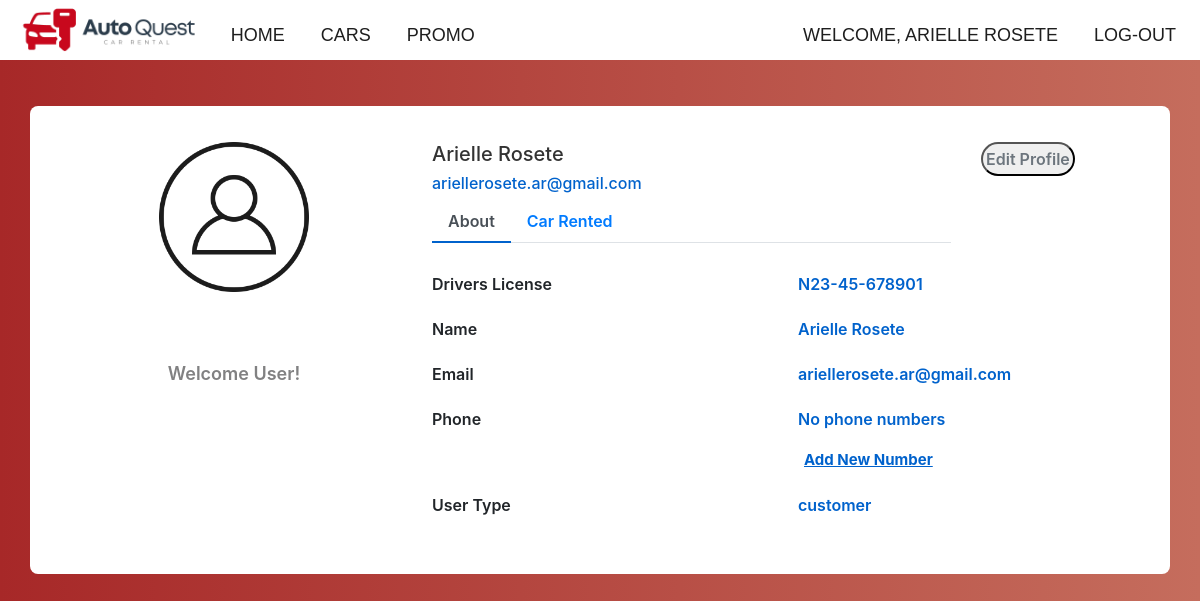
The app's page /User/N23-45-678901 (signed in) with its own data.
### static/entities.py (models this page shows, shortened)
class User(db.Model,UserMixin):
    __tablename__ = 'user'
    driverLicense = db.Column(db.String(50), primary_key=True)
    name = db.Column(db.String(50), nullable=False)
    email = db.Column(db.String(50), nullable=False)
    verification_code = db.Column(db.String(50), nullable=True)
    addressID = db.Column(db.Integer, db.ForeignKey('address.addressID'), nullable = False)
    passwordHash = db.Column(db.String(length=60),nullable=False)
    type = db.Column(Enum('customer','employee'), default='customer', nullable=False)
    isDeleted = db.Column(db.Boolean, nullable=False, default=False)
    userPhoneNumbers = db.relationship('PhoneNumber', backref='user_owner')
    rents = db.relationship('Rent', backref='renters')
    @property
    def password(self):
        return self.password
    __mapper_args__ = {
        'polymorphic_identity': 'user',
        'polymorphic_on': type
    }

class Customer(User):
    __tablename__ = 'customer'
    driverLicense = db.Column(db.String(50), db.ForeignKey('user.driverLicense'), primary_key=True)
    description = db.Column(db.String(50), nullable=False)
    __mapper_args__ = {
        'polymorphic_identity': 'customer',
    }

### static/routes.py (the view, shortened to what this page needs)
@app.route('/User/<string:user_id>', methods=['GET', 'POST'])
@login_required
def userPage(user_id):
    EmployeeLocation = None
    locations = Address.query.all()
    location_choices = [(location.addressID, f'{location.fullAddressName}') for location in locations]
    user = User.query.get(user_id)
    AddressAlias = aliased(Address)
    rentsWithAll = db.session.query(Rent, Car,  Address.addressID.label('pickupAddressID'), AddressAlias.addressID.label('dropoffAddressID'),Address, AddressAlias, Promotional, CarClass) \
                                            .outerjoin(Promotional, Rent.promotionalID == Promotional.promotionalID) \
                                            .join(Car, Rent.carID == Car.carID) \
                                            .join(CarClass, Car.classID == CarClass.carClassID) \
                                            .outerjoin(Address, Rent.locationRentedID == Address.addressID) \
                                            .outerjoin(AddressAlias, Rent.locationDropOffID == AddressAlias.addressID) \
                                            .join(User, Rent.driverLicense == User.driverLicense) \
                                            .filter(User.driverLicense == user_id) \
                                            .all()
    rents = []
    if user.type == 'employee':
        user = Employee.query.get(user_id)
        EmployeeLocation = Address.query.get(user.locationAssignedID)
    phoneNumbers = PhoneNumber.query.filter_by(owner=user_id, isDeleted=False).all()
    return render_template('User.html', user=user, rents=rents, phoneNumbers=phoneNumbers, location_choices=location_choices, EmployeeLocation=EmployeeLocation)

### static/__init__.py (called while the page is built)
@login_manager.user_loader
def load_user(user_id):
    return entities.User.query.get(user_id)

### static/entities.py (called while the page is built)
    @property
    def fullAddressName(self):
        return f"{self.streetName}, {self.streetNumber}, {self.city}, {self.province}, {self.postalCode}"

### static/templates/User.html (shortened to what this page needs)
{% extends 'base.html'%}
{% block content%}
<html>
<!doctype html>
<html lang="en">
   <head>
    <link href="//maxcdn.bootstrapcdn.com/bootstrap/4.1.1/css/bootstrap.min.css" rel="stylesheet" id="bootstrap-css">
    <link rel="stylesheet" href="https://cdnjs.cloudflare.com/ajax/libs/font-awesome/5.15.3/css/all.min.css" />
   </head>
<div class="container emp-profile">
    <form method="post">
        <div class="row" style="height: 130px;" >
            <div class="col-md-4">
                <div class="profile-img">
                    <img src="{{ url_for('static', filename='images/UserIcon.png')}}" alt=""/>
                </div>
            </div>
            <div class="col-md-6">
                <div class="profile-head">
                            <h5>
                                {{user.name}}
                            </h5>
                            <h6>
                                {{user.email}}
                            </h6>
                    <ul class="nav nav-tabs" id="myTab" role="tablist">
                        <li class="nav-item">
                            <a class="nav-link active" id="home-tab" data-toggle="tab" href="#home" role="tab" aria-controls="home" aria-selected="true">About</a>
                        </li>
                        <li class="nav-item">
                            <a class="nav-link" id="profile-tab" data-toggle="tab" href="#profile" role="tab" aria-controls="profile" aria-selected="false">Car Rented</a>
                        </li>
                    </ul>
                </div>
            </div>
            <div class="col-md-2">
                <button type="button" class="profile-edit-btn" name="btnAddMore" data-toggle="modal" data-target="#editProfileModal" value="Edit Profile">Edit Profile</button>
            </div>
        </div>
        <div class="row">
            <div class="col-md-4">
                <div class="profile-work" style="text-align: center; align-items: center; margin-top: 5%;">
                    <p style="font-size: large;"  >Welcome User!</p>
                </div>
            </div>
            <div class="col-md-8">
                <div class="tab-content profile-tab" id="myTabContent">
                    <div class="tab-pane fade show active" id="home" role="tabpanel" aria-labelledby="home-tab">
                                <div class="row">
                                    <div class="col-md-6">
                                        <label>Drivers License</label>
                                    </div>
                                    <div class="col-md-6">
                                        <p>{{user.driverLicense}}</p>
                                    </div>
                                </div>
                                <div class="row">
                                    <div class="col-md-6">
                                        <label>Name</label>
                                    </div>
                                    <div class="col-md-6">
                                        <p>{{user.name}}</p>
                                    </div>
                                </div>
                                <div class="row">
                                    <div class="col-md-6">
                                        <label>Email</label>
                                    </div>
                                    <div class="col-md-6">
                                        <p>{{user.email}}</p>
                                    </div>
                                </div>
                                <div class="row" style="margin-bottom: 0px; padding-bottom: 0%; bottom: 0;">
                                    <div class="col-md-6">
                                        <label>Phone</label>
                                    </div>
                                    {% if phoneNumbers %}
                                    <div class="col-md-6">
                                        {% for phone in phoneNumbers %}
                                                <div class="row">
                                                <p style="padding-left: 12px;"> {{ phone.phoneNumbers }}
                                                <form  style="padding-left: 12px;" id="RemoveNoForm{{ phone.phoneNumberID }}" method="POST" action="{{ url_for('deletePhone', phone_id=phone.phoneNumberID) }}" class="form-register">
                                                    <button type="submit" class="btn btn-outline-danger rounded-circle" style="font-size: smaller; color: #6c757d; margin-left:12px; padding:0px:" value="Remove" >
                                                        <i class="fa fa-trash" aria-hidden="true" style = "color: red;"></i>
                                                    </button>
                                                </form>
                                                </p>
                                                </div>
                                        {% endfor %}
                                    </div>
                                    {% else %}
                                        <div class="col-md-6">
                                            <p>No phone numbers</p>
                                        </div>
                                    {% endif %}
                                    </div>
                                <div class="row" style="top: 0; padding: 0; margin-bottom: 20px; margin-top: 0; ">
                                <div class="col-md-6"></div>
                                <div class="col-md-3">
                                <button type="button"  name="btnAddMore" data-toggle="modal" data-target="#AddphoneNumber" style="font-size: 15px; font-weight: bold; background-color: transparent; color: #0062cc; border: none; text-decoration:underline; " value="add">Add New Number</button>
                                </div>
                                </div>
                                <div class="row">
                                    <div class="col-md-6">
                                        <label>User Type</label>
                                    </div>
                                    <div class="col-md-6">
                                        <p>{{user.type}}</p>
                                    </div>
                                </div>
                    </div>
                </div>
            </div>
        </div>
    </form>
</div>
</html>
{% endblock %}

### static/templates/base.html (shortened to what this page needs)
<!doctype html>
<html lang="en">
   <head>
      <link rel="stylesheet" href="https://cdn.jsdelivr.net/npm/bootstrap@4.5.3/dist/css/bootstrap.min.css"
>
   </head>
   <body style="padding-top: 70px;">
    <nav class="navbar navbar-expand-md navbar-dark ">
      <p style="margin-top: 18px;">
        <img src="{{ url_for('static', filename='images/logo-horizontal.png')}}" width="auto" height="70" class="d-inline-block align-top" alt="">
      </p>
      <div class="collapse navbar-collapse" id="navbarNav">
        <ul class="navbar-nav mr-auto">
            <li class="nav-item active">
                <a class="nav-link" data-toggle="tooltip" data-placement="top" title="Main page" href="{{ url_for('index') }}">Home<span class="sr-only">(current)</span></a>
            </li>
            <li class="has-children">
              <a href="{{ url_for('Shop') }}" class="nav-link">Cars</a>
            </li>
            <li class="nav-item active">
              <a class="nav-link" data-toggle="tooltip" data-placement="top" title="Main page" href="{{ url_for('promo') }}">Promo<span class="sr-only">(current)</span></a>
            </li>
        </ul>
        {% if current_user.is_authenticated %}
        <ul class="navbar-nav">
          <li class="nav-item">
            <a class="nav-link"  href="{{ url_for('userPage', user_id=current_user.driverLicense) }}"  data-toggle="tooltip" data-placement="top">Welcome, {{ current_user.name }}</a>
          </li>
        </ul>
        <ul class="navbar-nav">
          <li class="nav-item">
              <a class="nav-link" href="{{ url_for('logout_page') }}" data-toggle="tooltip" data-placement="top" title="Logout">Log-out</a>
          </li>
        </ul>
        {% endif %}
      </div>
    </nav>
  {% block content %}{% endblock %}
  </body>
</html>

### static/templates/User.html (style rules this page uses)
body { background: -webkit-linear-gradient(left, #a72828, #c56d5d); }
.emp-profile { padding: 3%; margin-top: 3%; margin-bottom: 3%; border-radius: 0.5rem; min-width: 1100px; background: #fff; }
.profile-img { text-align: center; margin-bottom: 0; }
.profile-img img { width: auto; height: 150px; padding-bottom: 0; }
.profile-head h5 { color: #333; }
.profile-head h6 { color: #0062cc; }
.profile-edit-btn { border: 1; text-align: center; border-radius: 1.5rem; width: 100%; min-width: 80px; max-width: max-content; padding: 2%; font-weight: 600; color: #6c757d; cursor: pointer; }
.profile-head .nav-tabs { margin-bottom:5%; }
.profile-head .nav-tabs .nav-link { font-weight:600; border: none; }
.profile-head .nav-tabs .nav-link.active { border: none; border-bottom:2px solid #0062cc; }
.profile-work { padding: 14%; margin-top: -15%; }
.profile-work p { font-size: 12px; color: #818182; font-weight: 600; margin-top: 10%; }
.nav-tabs { margin-bottom: 0; }
.tab-content { padding: 0; }
.tab-pane { padding: 0; }
.profile-tab .row { margin-bottom: 5px; }
.profile-tab label { font-weight: 600; }
.profile-tab p { font-weight: 600; color: #0062cc; }

### static/templates/base.html (style rules this page uses)
nav { display: flex; justify-content: center; align-items: center; height: 60px; background-color: #ffffff; position: fixed !important; width: 100%; top: 0; z-index: 1000 !important; }
nav ul { margin: 0; padding: 0; list-style: none; }
nav li { display: inline-block; margin-left: 20px; padding-top: 15px; position: relative; }
nav a { color: #1e1e1e !important; text-decoration: none; text-transform: uppercase; font-size: 18px; position: relative; font-family: 'Gill Sans', 'Gill Sans MT', Calibri, 'Trebuchet MS', sans-serif; bottom: 2px; }
nav a::before { content: ""; display: block; height: 5px; background-color: #C8081D; position: absolute; top: calc(100% - 5px); width: 0%; transition: all ease-in-out 250ms; }

### records on screen
User: name "ARIELLE ROSETE", name "Arielle Rosete", email "ariellerosete.ar@gmail.com", type "customer"
Customer: driverLicense "N23-45-678901"
